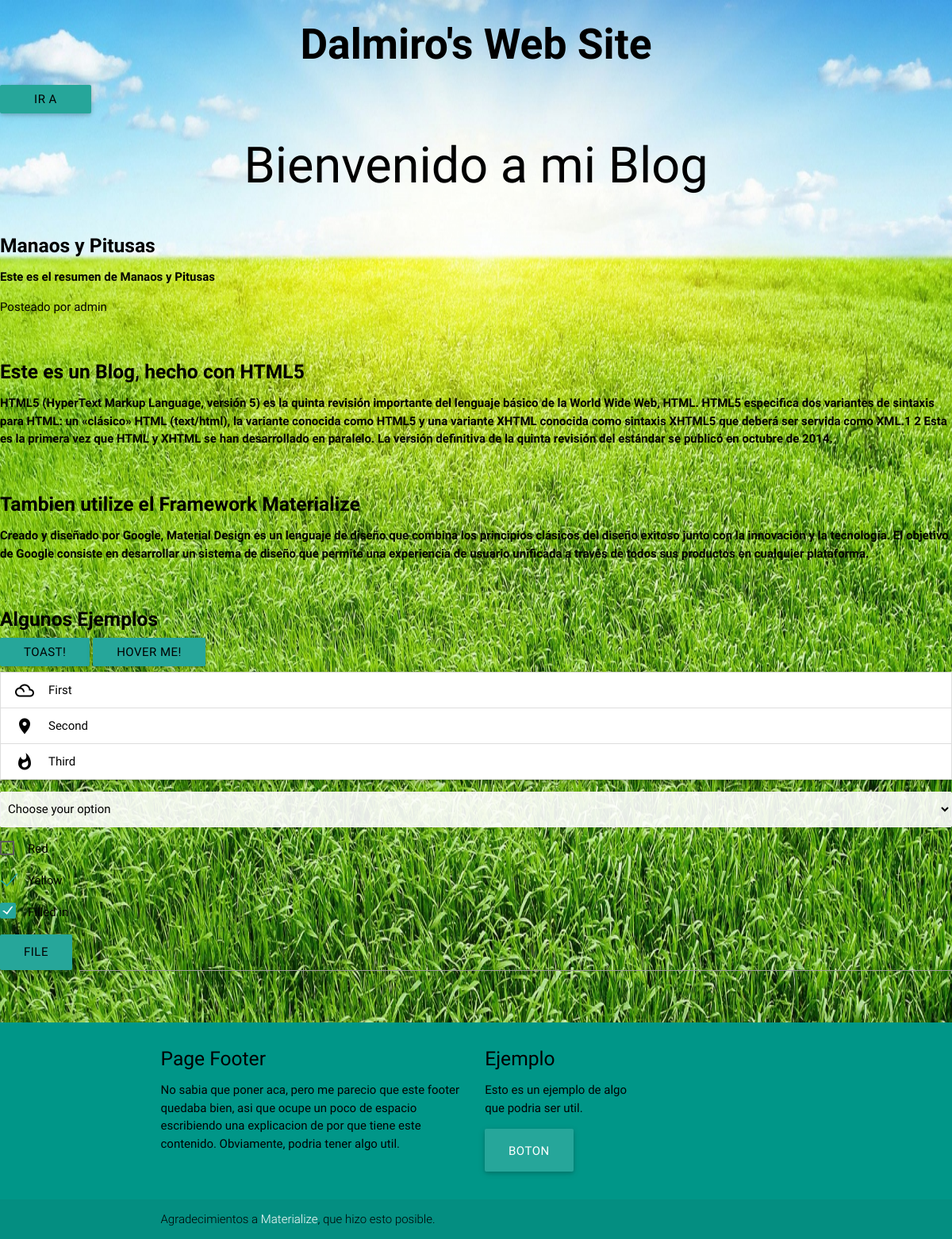
The page / on the database its author committed.
### blog/models.py (models this page shows, shortened)
class Entrada(models.Model):
    class Meta:
        verbose_name = "Mi Entrada"
        verbose_name_plural = "Mis entradas"
        ordering=['-fecha']
    titulo = models.CharField(u'Título', max_length=100)
    fecha = models.DateTimeField(u'Fecha del Post',auto_now_add=True)
    resumen= models.CharField(u'Resumen',max_length=512)
    contenido = models.TextField(u'Contenido')
    published = models.BooleanField(u'Publicado?', default=True)
    autor = models.ForeignKey(User)
    categoria = models.ManyToManyField('Categoria')

### blog/views.py (the view)
# urls.py: url(r'^$', "blog.views.home", name='blog'),
def home(request):
	context = RequestContext(request)
	posts = Entrada.objects.all()
	post = Entrada.objects.filter(published = True)
   	return render_to_response('Sitio.html', {'posts':post}, context)

### blog/templates/Sitio.html (shortened to what this page needs)
<html>
    {% load staticfiles %}
    <head>
        <link rel="stylesheet" href="{% static 'css/style2.css' %}">
        <link type="text/css" rel="stylesheet" href="{% static 'css/materialize.min.css' %}"  media="screen,projection"/>
    </head>
    <body>
        <div style="color:black;" align="center"><h2><b>Dalmiro's Web Site</b></bDalm></h2></div>
    <a class='dropdown-button btn' data-activates='dropdown1' style="width:115px;color:black;">Ir a</a>
    <div><h1 class="text-center" style="color:black;" align="center">Bienvenido a mi Blog</h1></div>
    {% for post in posts %}
    <div class="section"  style="color:black;">
        <a href="{% url 'blog_app:vermipost' post.id %}" style="color:black;">
        <h5><b>{{post.titulo}}</b></h5>
        <b><p>{{post.resumen}}</p></b>
        <p class="post-meta">Posteado por {{post.autor}}</p>
    </div>
    {% endfor %}
    <div class="section"  style="color:black;">
        <h5><b>Este es un Blog, hecho con HTML5 </b></h5>
        <b><p>HTML5 (HyperText Markup Language, versión 5) es la quinta revisión importante del lenguaje básico de la World Wide Web, HTML. HTML5 especifica dos variantes de sintaxis para HTML: un «clásico» HTML (text/html), la variante conocida como HTML5 y una variante XHTML conocida como sintaxis XHTML5 que deberá ser servida como XML.1 2 Esta es la primera vez que HTML y XHTML se han desarrollado en paralelo.
            La versión definitiva de la quinta revisión del estándar se publicó en octubre de 2014.</p></b>
    </div>
    <div class="section"  style="color:black;">
        <h5><b>Tambien utilize el Framework Materialize</b></h5>
        <b><p>Creado y diseñado por Google, Material Design es un lenguaje de diseño que combina los principios clásicos del diseño exitoso junto con la innovación y la tecnología. El objetivo de Google consiste en desarrollar un sistema de diseño que permite una experiencia de usuario unificada a través de todos sus productos en cualquier plataforma.</p></b>
    </div>
    <div class="section"  style="color:black;">
        <h5><b>Algunos Ejemplos</b></h5>
        <a class="btn" onclick="Materialize.toast('I am a toast', 2000)" style="color:black">Toast!</a>
        <a class="btn tooltipped" data-position="bottom" data-delay="50" data-tooltip="I am tooltip" style="color:black">Hover me!</a>
        <ul class="collapsible popout" data-collapsible="accordion">
            <ul class="collapsible" data-collapsible="accordion">
                <li>
                    <div class="collapsible-header" style="color:black;"><i class="mdi-image-filter-drama"></i>First</div>
                </li>
                <li>
                    <div class="collapsible-header" style="color:black;"><i class="mdi-maps-place"></i>Second</div>
                </li>
                <li>
                    <div class="collapsible-header" style="color:black;"><i class="mdi-social-whatshot"></i>Third</div>
                </li>
            </ul>
        </ul>
        <select class="browser-default" style="color:black;">
            <option value="" disabled selected>Choose your option</option>
        </select>
        <form action="#">
            <p>
                <label for="test5" style="color:black">Red</label>
            </p>
            <p>
                <label for="test6" style="color:black">Yellow</label>
            </p>
            <p>
                <label for="filled-in-box" style="color:black">Filled in</label>
            </p>
        </form>
        <form action="#">
            <div class="file-field input-field">
                <input class="file-path validate" type="text"/>
                <div class="btn">
                    <span style="color:black">File</span>
                </div>
            </div>
        </form>
    </div>
    <footer class="page-footer teal">
        <div class="container">
            <div class="row">
                <div class="col l6 s12">
                    <h5 class="black-text">Page Footer</h5>
                    <p class="black-text text-lighten-4">No sabia que poner aca, pero me parecio que este footer quedaba bien, asi que ocupe un poco de espacio escribiendo una explicacion de por que tiene este contenido. Obviamente, podria tener algo util.</p>
                </div>
                <div class="col l3 s12">
                    <h5 class="black-text">Ejemplo</h5>
                    <p class="black-text text-lighten-4">Esto es un ejemplo de algo que podria ser util.</p>
                    <ul>
                        <a type="button" id="btnutil" class="btn-large waves-effect waves-light teal lighten-1">Boton</a>
                    </ul>
                </div>
            </div>
        </div>
        <div class="footer-copyright">
            <div class="container" style="color:black;">
                Agradecimientos a <a class="white-text text-lighten-3" href="http://materializecss.com">Materialize</a>, que hizo esto posible.
            </div>
        </div>
    </footer>
    </body>
</html>

### blog/static/css/style2.css (style rules this page uses)
html { font-family: GillSans, Calibri, Trebuchet, sans-serif; }
body { background-image:url("img/paisaje3.png"); background-size: 100% 100%; background-repeat: no-repeat; background-attachment: fixed; }
body { flex-direction: column; }
html,body { height:100%; }

### rows shown on the page
Entrada: titulo "Manaos y Pitusas", resumen "Este es el resumen de Manaos y Pitusas", autor "admin"
